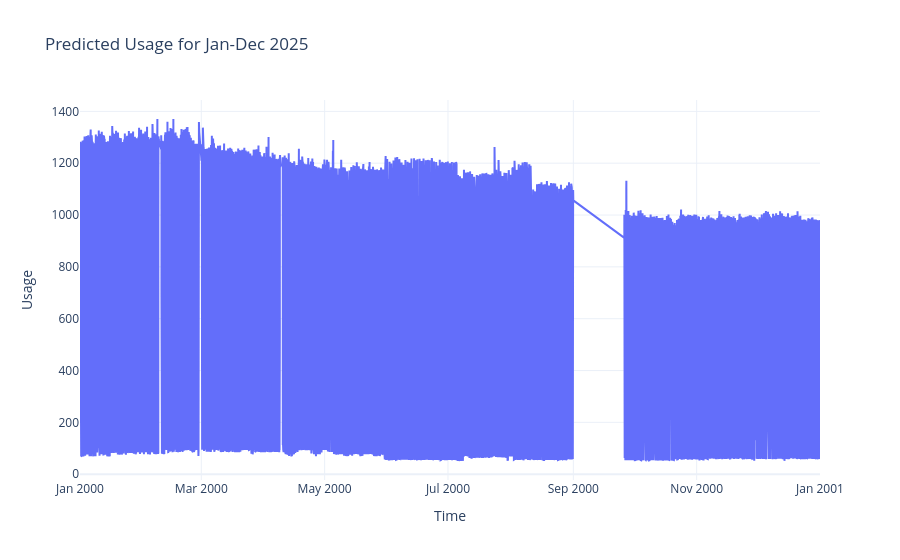

The notebook cell saved with this chart:
### Code cell
import plotly.graph_objects as go

fig = go.Figure()

fig.add_trace(go.Scatter(
    x=complete_merged.index,
    y=y_pred,
    mode='lines',
    name='Predicted'
))

fig.update_layout(
    title='Predicted Usage for Jan-Dec 2025',
    xaxis_title='Time',
    yaxis_title='Usage',
    legend_title='Legend',
    template='plotly_white'
)

# Show the figure
fig.show()

### Figure 1 — Plotly figure (JSON) as saved in the notebook; plotly's stock layout.template omitted (floating-point values rounded to 4 significant figures; data arrays with more than 128 entries replaced by an {"elided": "..."} marker saying what was removed)
{"data": [{"mode": "lines", "name": "Predicted", "type": "scatter", "x": {"elided": "32344 str values"}, "y": {"elided": "32344 float values"}}], "layout": {"legend": {"title": {"text": "Legend"}}, "title": {"text": "Predicted Usage for Jan-Dec 2025"}, "xaxis": {"title": {"text": "Time"}}, "yaxis": {"title": {"text": "Usage"}}}}
